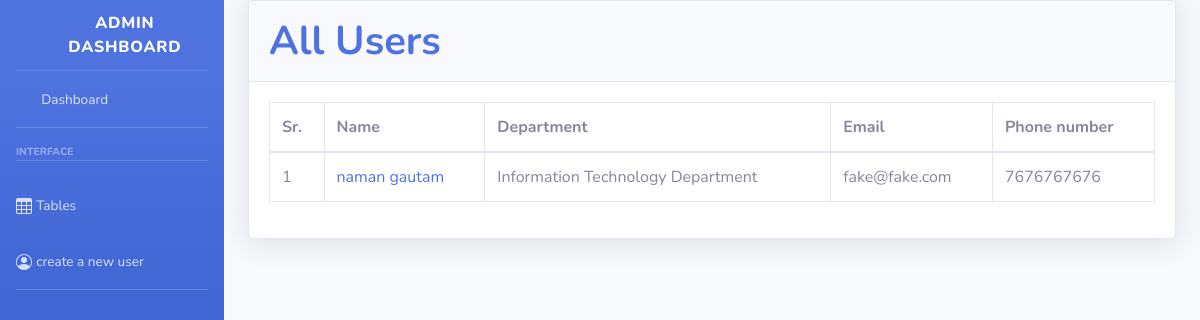
/all_user, run on an earlier commit of the app's database.
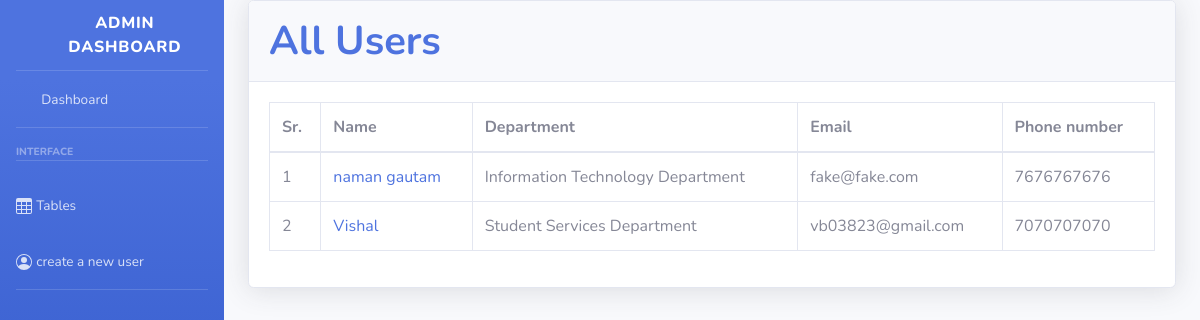
And on a later commit of the database.
### app1/models.py (models this page shows, shortened)
class Assign(models.Model):
    id = models.CharField(max_length=4, primary_key=True, unique=True, default=generate_id)
    name = models.CharField(max_length=20)
    email = models.EmailField(max_length=30, unique=True)
    dob = models.DateField(null=True, blank=True)
    department = models.ForeignKey('Department', on_delete=models.SET_NULL, null=True, blank=True)
    phone_number = models.CharField(max_length=13, unique=True)
    profile_picture = models.ImageField(upload_to='profile_pictures/', blank=True, null=True)
    user = models.OneToOneField(User, on_delete=models.CASCADE, related_name='assign', null=True, blank=True)
    class Meta:
        default_related_name = 'assign_users'

class Department(models.Model):
    name = models.CharField(max_length=100)

### app1/views.py (the view)
# urls.py: path('all_user',views.view_users, name='view_users'),
def view_users(request):
    assigns = Assign.objects.all()
    for assign in assigns:
        print(assign.id)
    return render(request, 'view_users.html', {'assigns': assigns})

### app1/Templates/view_users.html (shortened to what this page needs)
{% load static %}
<!DOCTYPE html>
<html lang="en">
<head>
    <link href="{% static 'vendor/fontawesome-free/css/all.min.css' %}" rel="stylesheet" type="text/css">
    <link href="{% static 'css/sb-admin-2.min.css' %}" rel="stylesheet">
    <link href="{% static 'vendor/datatables/dataTables.bootstrap4.min.css' %}" rel="stylesheet">
</head>
<body id="page-top">
    <div id="wrapper">
        <ul class="navbar-nav bg-gradient-primary sidebar sidebar-dark accordion" id="accordionSidebar">
            <a class="sidebar-brand d-flex align-items-center justify-content-center" href="/">
                <div class="sidebar-brand-icon rotate-n-15">
                    <i class="fas fa-laugh-wink"></i>
                </div>
                <div class="sidebar-brand-text mx-3">Admin dashboard</div>
            </a>
            <hr class="sidebar-divider my-0">
            <li class="nav-item">
                <a class="nav-link" href="/">
                    <i class="fas fa-fw fa-tachometer-alt"></i>
                    <span>Dashboard</span></a>
            </li>
            <hr class="sidebar-divider">
            <div class="sidebar-heading">
                Interface
            </div>
            <hr class="sidebar-divider">
            <li class="nav-item">
                <a class="nav-link" href="/table" , target="_blank">
                    <span>Tables</span></a>
            </li>
            <li class="nav-item">
                <a class="nav-link" href="/create_user">
                    <span>create a new user</span></a>
            </li>
            <hr class="sidebar-divider d-none d-md-block">
        </ul>
        <div id="content-wrapper" class="d-flex flex-column">
            <div id="content">
                <div class="container-fluid">
                    <div class="card shadow mb-4">
                        <div class="card-header py-3">
                            <h1 class="m-0 font-weight-bold text-primary">All Users</h1>
                        </div>
                        <div class="card-body">
                            <div class="table-responsive">
                                <table class="table table-bordered" id="dataTable" width="100%" cellspacing="0">
                                    <thead>
                                        <tr>
                                            <th>Sr.</th>
                                            <th>Name</th>
                                            <th>Department</th>
                                            <th>Email</th>
                                            <th>Phone number</th>
                                        </tr>
                                    </thead>
                                    <tbody>
                                        {% for assign in assigns %}
                                        <tr>
                                            <td>{{ forloop.counter }}</td>
                                            <td><a href="{% url 'edit_user' assign.id %}" target="_blank">
                                                {{ assign.name }}</a>
                                            </td>
                                            <td>{{ assign.department.name }}</td>
                                            <td>{{ assign.email }}</td>
                                            <td>{{ assign.phone_number }}</td>
                                        </tr>
                                        {% endfor %}
                                    </tbody>
                                </table>
                            </div>
                        </div>
                    </div>
                </div>
</body>
</html>

What changed in the data, as far as the page shows it:
added Assign: name "Vishal", department.name "Student Services Department", email "vb03823@gmail.com", phone_number "7070707070"
